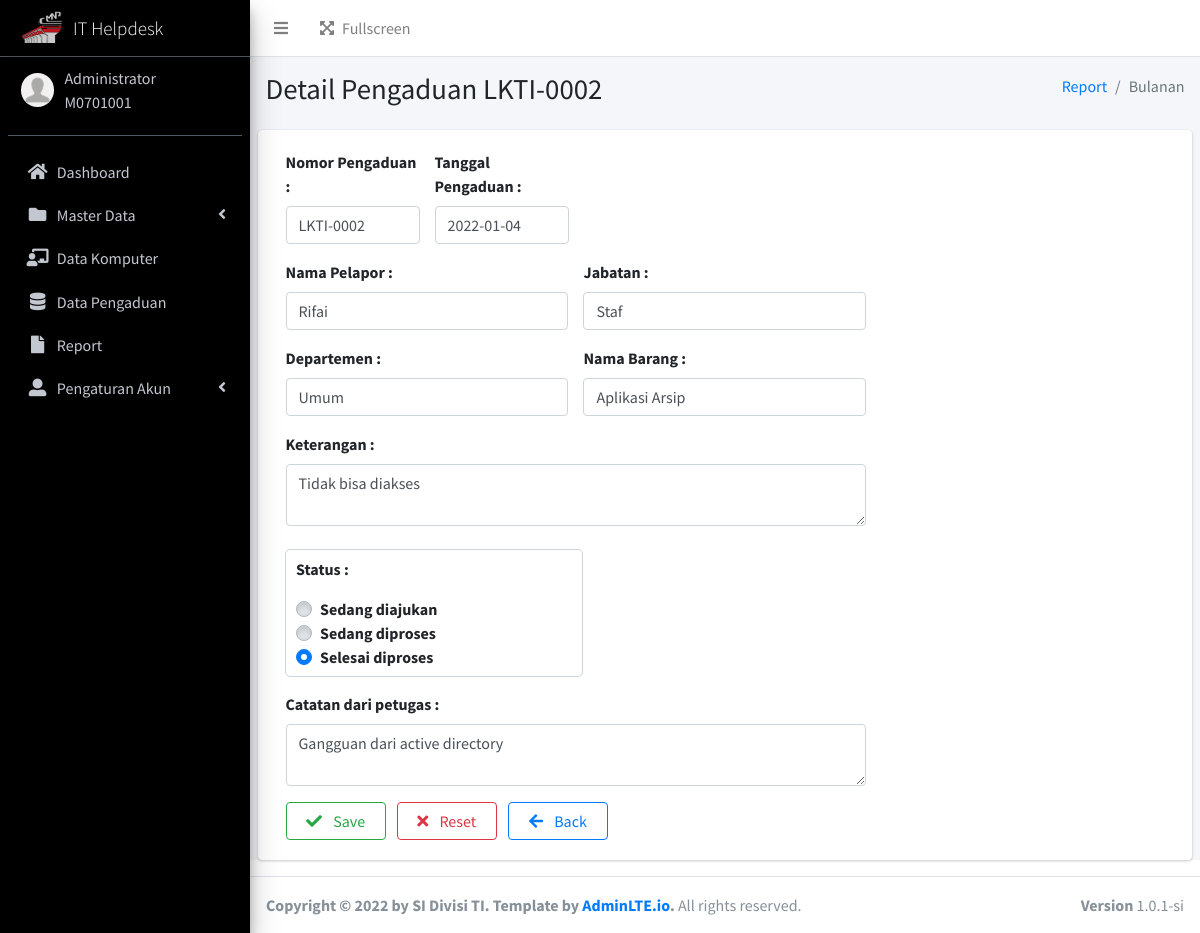
The page /admin/detail-pengaduan.php?id=LKTI-0002 (signed in) on the database its author committed.
### tables this page shows
CREATE TABLE `user`  (
  `user_id` varchar(16) NOT NULL,
  `username` varchar(20) NOT NULL,
  `password` varchar(255) NOT NULL,
  `name` varchar(30) NOT NULL,
  `img` varchar(255) NOT NULL,
  `status` tinyint NOT NULL,
  PRIMARY KEY (`user_id`) USING BTREE
);

CREATE TABLE `pengaduan`  (
  `id` varchar(9) NOT NULL,
  `n_pelapor` varchar(30) NOT NULL,
  `j_pelapor` varchar(30) NOT NULL,
  `d_pelapor` varchar(30) NOT NULL,
  `n_barang` varchar(30) NOT NULL,
  `ket` varchar(100) NOT NULL,
  `status` text NOT NULL,
  `ket_petugas` varchar(100) NOT NULL,
  `tgl_lapor` date NOT NULL,
  PRIMARY KEY (`id`) USING BTREE
);

### function.php (called while the page is built, shortened)
<?php
$db_host = "localhost";
$db_user = "root";
$db_pass = "";
$db_name = "sipekerba";
$conn = mysqli_connect($db_host, $db_user, $db_pass, $db_name);
function query($query)
{
    global $conn;
    $result = mysqli_query($conn, $query);
    $rows = [];
    while ($row = mysqli_fetch_assoc($result)) {
        $rows[] = $row;
    }
    return $rows;
}

### admin/detail-pengaduan.php (the view, shortened to what this page needs)
<?php
include "templates/header.php";
include "templates/sidebar.php";
$id = $_GET['id'];
$data = query("SELECT * FROM pengaduan WHERE id = '$id'");
foreach ($data as $d) :
?>
  <div class="content-wrapper">
    <section class="content-header">
      <div class="container-fluid">
        <div class="row mb-2">
          <div class="col-sm-6">
            <h1>Detail Pengaduan <?= $d['id']; ?></h1>
          </div>
          <div class="col-sm-6">
            <ol class="breadcrumb float-sm-right">
              <li class="breadcrumb-item"><a href="#">Report</a></li>
              <li class="breadcrumb-item active">Bulanan</li>
            </ol>
          </div>
        </div>
      </div>
    </section>
    <section class="content">
      <div class="card">
        <div class="card-body">
          <form action="" method="POST">
            <div class="col-md-12">
              <div class="row">
                <div class="col-md-2">
                  <label for="id">Nomor Pengaduan :</label>
                  <input type="text" name="id" id="id" class="form-control mb-3 bg-transparent" style="cursor: default;" value="<?= $d['id']; ?>" readonly>
                </div>
                <div class="col-md-2">
                  <label for="tgl">Tanggal Pengaduan :</label>
                  <input type="text" name="tgl" id="tgl" class="form-control mb-3 bg-transparent" style="cursor: default;" value="<?= $d['tgl_lapor']; ?>" readonly>
                </div>
              </div>
              <div class="row">
                <div class="col-md-4">
                  <label for="np">Nama Pelapor :</label>
                  <input type="text" name="np" id="np" class="form-control mb-3 bg-transparent" style="cursor: default;" value="<?= $d['n_pelapor']; ?>" readonly>
                </div>
                <div class="col-md-4">
                  <label for="jp">Jabatan :</label>
                  <input type="text" name="jp" id="jp" class="form-control mb-3 bg-transparent" style="cursor: default;" value="<?= $d['j_pelapor']; ?>" readonly>
                </div>
              </div>
              <div class="row">
                <div class="col-md-4">
                  <label for="dp">Departemen :</label>
                  <input type="text" name="dp" id="dp" class="form-control mb-3 bg-transparent" style="cursor: default;" value="<?= $d['d_pelapor']; ?>" readonly>
                </div>
                <div class="col-md-4">
                  <label for="nb">Nama Barang :</label>
                  <input type="text" name="nb" id="nb" class="form-control mb-3 bg-transparent" style="cursor: default;" value="<?= $d['n_barang']; ?>" readonly>
                </div>
              </div>
              <div class="row">
                <div class="col-md-8">
                  <label for="ket">Keterangan :</label>
                  <textarea name="ket" id="ket" class="form-control mb-3 bg-transparent" style="cursor: default;" readonly><?= $d['ket']; ?></textarea>
                </div>
              </div>
              <div class="row">
                <div class="col-md-4" style="border: 1px solid #ced4da; border-radius: 5px; margin: 7px 7px; padding: 7px 10px;">
                  <p><b>Status :</b></p>
                  <?php
                  if ($d['status'] == 'Sedang diajukan') {
                  ?>
                    <div class="custom-control custom-radio custom-control-inline">
                      <input type="radio" value="Sedang diajukan" id="opt1" name="status" class="custom-control-input" checked>
                      <label class="custom-control-label" for="opt1">Sedang diajukan</label>
                    </div>
                    <div class="custom-control custom-radio custom-control-inline">
                      <input type="radio" value="Sedang diproses" id="opt2" name="status" class="custom-control-input">
                      <label class="custom-control-label" for="opt2">Sedang diproses</label>
                    </div>
                    <div class="custom-control custom-radio custom-control-inline">
                      <input type="radio" value="Selesai diproses" id="opt3" name="status" class="custom-control-input">
                      <label class="custom-control-label" for="opt3">Selesai diproses</label>
                    </div>
                  <?php
                  } else {
                  ?>
                    <div class="custom-control custom-radio custom-control-inline">
                      <label class="custom-control-label" for="opt1">Sedang diajukan</label>
                    </div>
                    <div class="custom-control custom-radio custom-control-inline">
                      <label class="custom-control-label" for="opt2">Sedang diproses</label>
                    </div>
                    <div class="custom-control custom-radio custom-control-inline">
                      <label class="custom-control-label" for="opt3">Selesai diproses</label>
                    </div>
                  <?php
                  }
                  ?>
                </div>
              </div>
              <div class="row">
                <div class="col-md-8 mt-2">
                  <label for="ket_petugas">Catatan dari petugas :</label>
                  <textarea name="ket_petugas" id="ket_petugas" class="form-control mb-2"><?= $d['ket_petugas']; ?></textarea>
                </div>
              </div>
              <div class="row">
                <div class="col-md-8 mt-2">
                  <button type="submit" value="submit" name="submit" class="btn btn-outline-success mr-2" style="width: 100px;">
                    <span class="fas fa-check mr-2"></span>
                    Save
                  </button>
                  <button type="reset" value="reset" class="btn btn-outline-danger mr-2" style="width: 100px;">
                    <span class="fas fa-times mr-2"></span>
                    Reset
                  </button>
                  <a href="#" class="btn btn-outline-primary" onclick="history.back()" style="width: 100px;">
                    <span class="fas fa-arrow-left mr-2"></span>
                    Back
                  </a>
                </div>
              </div>
            </div>
          </form>
        </div>
      <?php
    endforeach;
      ?>
      </div>
    </section>
  </div>
  <?php
  include "templates/footer.php";
  ?>

### admin/templates/header.php (shortened to what this page needs)
<?php
include '../function.php';
?>
<!DOCTYPE html>
<html lang="en">
<head>
  <link rel="stylesheet" href="../assets/plugins/fontawesome-free/css/all.min.css">
  <link rel="stylesheet" href="../assets/plugins/datatables-bs4/css/dataTables.bootstrap4.min.css">
  <link rel="stylesheet" href="../assets/plugins/datatables-buttons/css/buttons.bootstrap4.min.css">
  <link rel="stylesheet" href="../assets/plugins/datatables-responsive/css/responsive.bootstrap4.min.css">
  <link rel="stylesheet" href="../assets/dist/css/adminlte.min.css">
  <link rel="stylesheet" href="../assets/plugins/jquery-ui/jquery-ui.min.css">
</head>
<body class="hold-transition sidebar-mini">
  <div class="wrapper">
    <nav class="main-header navbar navbar-expand navbar-white navbar-light">
      <ul class="navbar-nav">
        <li class="nav-item">
          <a class="nav-link" data-widget="pushmenu" href="#" role="button"><i class="fas fa-bars"></i></a>
        </li>
        <ul class="navbar-nav ml-auto">
          <li class="nav-item">
            <a class="nav-link" data-widget="fullscreen" href="#" role="button">
              <i class="fas fa-expand-arrows-alt mr-2"></i>Fullscreen
            </a>
          </li>
        </ul>
    </nav>
    <aside class="main-sidebar sidebar-dark-primary elevation-4">
      <a href="index.php" class="brand-link">
        <img src="../assets/dist/img/cmnp.png" alt="IT Helpdesk" class="brand-image elevation-3" style="opacity: .8">
        <span class="brand-text font-weight-light" style="font-size: 19px;">IT Helpdesk</span>
      </a>
      <div class="sidebar">
        <div class="user-panel mt-3 pb-3 mb-3 d-flex">
          <div class="image">
            <?php
            $id = $_SESSION["login"]["user_id"];
            $data = query("SELECT * FROM user WHERE user_id = '$id'")[0];
            ?>
            <img src="../assets/img/profile/<?= $data['img']; ?> " class="img-circle" alt="User Image">
          </div>
          <div class="info">
            <a class="d-block" style="cursor: default; margin-top:-12px;"><?= $_SESSION["login"]["name"] ?></a>
            <a class="d-block" style="cursor: default;"><?= $_SESSION["login"]["user_id"] ?></a>
          </div>
        </div>

### admin/templates/header.php (style rules this page uses)
.main-sidebar { background-color: black !important }

### rows shown on the page
user: img (placeholder picture)
pengaduan: id "LKTI-0002", tgl "2022-01-04", np "Rifai", jp "Staf", dp "Umum", nb "Aplikasi Arsip", ket "Tidak bisa diakses", status "Sedang diajukan", ket_petugas "Gangguan dari active directory"

### other values the page prints
$_SESSION["login"]["name"] "Administrator"
$_SESSION["login"]["user_id"] "M0701001"
